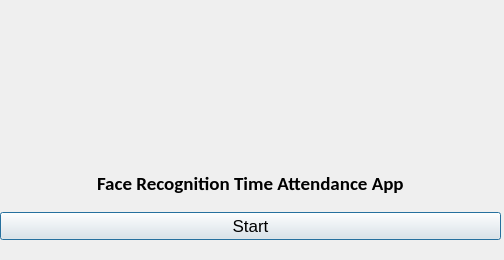
<?xml version="1.0" encoding="UTF-8"?>
<ui version="4.0">
 <class>Dialog</class>
 <widget class="QDialog" name="Dialog">
  <property name="geometry">
   <rect>
    <x>0</x>
    <y>0</y>
    <width>504</width>
    <height>260</height>
   </rect>
  </property>
  <property name="maximumSize">
   <size>
    <width>800</width>
    <height>680</height>
   </size>
  </property>
  <property name="windowTitle">
   <string>Face Recognition Time Attendance App</string>
  </property>
  <property name="windowIcon">
   <iconset resource="resource.qrc">
    <normaloff>:/icon/icon.png</normaloff>:/icon/icon.png</iconset>
  </property>
  <widget class="QWidget" name="verticalLayoutWidget">
   <property name="geometry">
    <rect>
     <x>0</x>
     <y>160</y>
     <width>501</width>
     <height>80</height>
    </rect>
   </property>
   <layout class="QVBoxLayout" name="verticalLayout">
    <item>
     <layout class="QHBoxLayout" name="horizontalLayout">
      <item alignment="Qt::AlignHCenter">
       <widget class="QLabel" name="filelabel">
        <property name="font">
         <font>
          <family>Calibri</family>
          <pointsize>14</pointsize>
          <weight>75</weight>
          <bold>true</bold>
         </font>
        </property>
        <property name="text">
         <string>Face Recognition Time Attendance App</string>
        </property>
       </widget>
      </item>
     </layout>
    </item>
    <item>
     <widget class="QPushButton" name="runButton">
      <property name="font">
       <font>
        <family>Arial</family>
        <pointsize>13</pointsize>
       </font>
      </property>
      <property name="text">
       <string>Start</string>
      </property>
     </widget>
    </item>
   </layout>
  </widget>
  <widget class="QLabel" name="label">
   <property name="geometry">
    <rect>
     <x>20</x>
     <y>10</y>
     <width>471</width>
     <height>131</height>
    </rect>
   </property>
   <property name="text">
    <string/>
   </property>
   <property name="pixmap">
    <pixmap>icon.png</pixmap>
   </property>
   <property name="scaledContents">
    <bool>true</bool>
   </property>
  </widget>
 </widget>
 <resources>
  <include location="resource.qrc"/>
 </resources>
 <connections/>
</ui>
